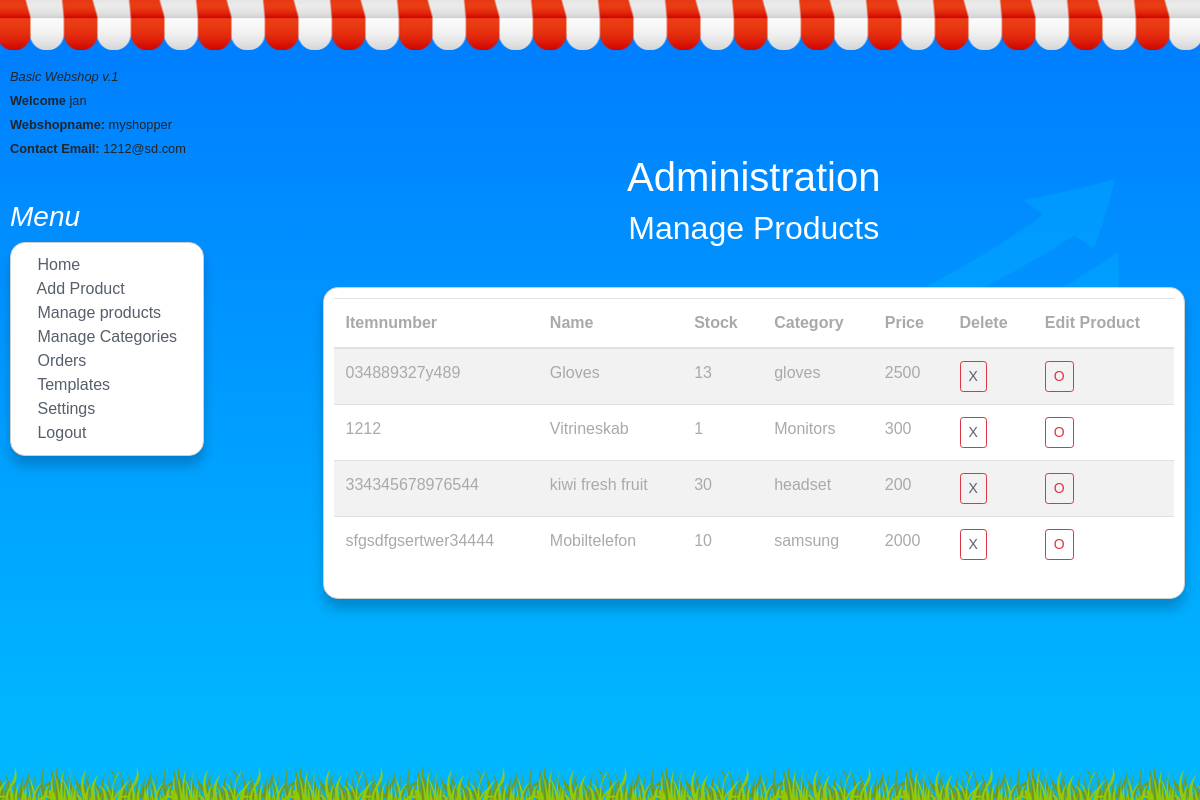
Screenshot of /admin/manage_products.php (signed in) with the database file from the repository.
### tables this page shows
CREATE TABLE IF NOT EXISTS `users` (
  `id` int NOT NULL AUTO_INCREMENT,
  `username` tinytext NOT NULL,
  `userpassword` tinytext NOT NULL,
  `companyname` tinytext,
  `address` tinytext,
  `zip` smallint DEFAULT NULL,
  `city` tinytext,
  `country` tinytext,
  `vat` tinytext,
  `phone` tinytext,
  `email` tinytext NOT NULL,
  `shopname` tinytext NOT NULL,
  `role` tinytext NOT NULL,
  `databasename` varchar(255) NOT NULL,
  `ga4status` tinyint(1) DEFAULT NULL,
  `ga4tracking` tinytext,
  `template` varchar(5000) DEFAULT NULL,
  PRIMARY KEY (`id`)
);

CREATE TABLE IF NOT EXISTS `products` (
  `id` int NOT NULL AUTO_INCREMENT,
  `productstatus` tinyint(1) NOT NULL,
  `productname` varchar(5000) NOT NULL,
  `productdescription` text NOT NULL,
  `pricesxvat` text NOT NULL,
  `costprice` text NOT NULL,
  `expenses` text NOT NULL,
  `item` longtext NOT NULL,
  `category` text NOT NULL,
  `deliverytime` tinytext NOT NULL,
  `howmanyinstock` longtext NOT NULL,
  `keeptrackofstock` tinytext NOT NULL,
  `allowpurchasewhenempty` tinytext NOT NULL,
  `weight` tinytext NOT NULL,
  `yournotes` varchar(5000) NOT NULL,
  PRIMARY KEY (`id`)
);

### admin/functions/admin_functions.php (called while the page is built, shortened)
<?php
    function get_userinfo($username,$pdo){
             $data=[
            'username' => $username
             ];
    $sql = "Select * FROM users WHERE username = :username";
    $stmt= $pdo->prepare($sql);
    $stmt->execute($data);
    $stmt = $stmt->fetch();
    return $stmt;
    }

### admin/manage_products.php (the view, shortened to what this page needs)
<?php
include_once '../bootstrap.php';
?>
<!doctype html>
<html lang="en">
<head>
    <link rel="stylesheet" href="https://stackpath.bootstrapcdn.com/bootstrap/4.1.3/css/bootstrap.min.css">
 <link rel="stylesheet" href="../css/mystyle.css">
</head>
<body>
<div class="container-fluid full_size divbottombg">
<div class="topbg"></div>
    <div class="row height">
        <div class="col-md-3 ">
            <?php include_once 'includes/menu.php' ?>
        </div>
        <div class="col-md-9 ">
            <div class="container-fluid image">
                <div class="row">
                    <div class="col-md-12 title">
                        <h1>Administration</h1>
                        <h2>Manage Products</h2>
                    </div>
                </div>
                <div class="row">
                <div class="col-md-12 custom-box">
                    <div class="boxinside">
                        <table class="table table-striped">
                        <thead>
                            <tr>
                            <th scope="col">Itemnumber</th>
                            <th scope="col">Name</th>
                            <th scope="col">Stock</th>
                            <th scope="col">Category</th>
                            <th scope="col">Price</th>
                            <th scope="col">Delete</th>
                            <th scope="col">Edit Product</th>
                            </tr>
                        </thead>
                        <tbody>
                        <?php
                                $stmt = $pdo->prepare("SELECT * FROM products");
                                $stmt->execute();
                                $product = $stmt->fetchALL();
                                foreach($product as $products) {
                                    echo" <tr>
                                    <td>".$products['item']."</td>
                                    <td>".$products['productname']."</td>
                                    <td>".$products['howmanyinstock']."</td>
                                    <td>".$products['category']."</td>
                                    <td>".$products['pricesxvat']."</td>
                                    <td><a href='includes/manage_products.inc.php?delete_product=".$products['id']."><button type='button' class='btn btn-outline-danger btn-sm'>X</button></a></td>
                                    <td><a href='edit_product.php?id=". $products['id'] . "'><button type='button' class='btn btn-outline-danger btn-sm'>O</button></a></td>
                                </tr>";
                                }
                                ?>
                            </tbody>
                            </table>
                    </div>
                </div>
                </div>
            </div>
        </div>
    </div>
</div>
</body>
</html>

### admin/includes/menu.php
<div>
        <div>
            <div class="webshopinfo">
            <small><em>Basic Webshop v.1</em></small>
            <?php
            $userinfo = get_userinfo($_SESSION['username'],$pdo);
            ?>
           <br><small><b>Welcome </b><?php echo $userinfo['username']; ?><br>
           <b>Webshopname: </b><?php echo $userinfo['shopname']; ?><br>
           <b>Contact Email: </b><?php echo $userinfo['email']; ?></small><p></p><br>
            </div>
            <h3 class="colortitle"><i>Menu</i></h3>
                <div class="boxmenu">
                    <a href="index.php">
                        <svg class="bi" width="12" height="12" fill="currentColor">
                        <use xlink:href="bootstrap-icons.svg#house-door"/>
                        </svg> Home</a><br>
                    <a class="custom-menu" href="add_product.php">
                        <svg class="bi" width="12" height="12" fill="currentColor">
                        <use xlink:href="bootstrap-icons.svg#box"/>
                        </svg> Add Product</a><br>
                        <a class="custom-menu" href="manage_products.php">
                    <svg class="bi" width="12" height="12" fill="currentColor">
                        <use xlink:href="bootstrap-icons.svg#pencil"/>
                        </svg> Manage products</a><br>
                        <a class="custom-menu" href="manage_categories.php">
                    <svg class="bi" width="12" height="12" fill="currentColor">
                        <use xlink:href="bootstrap-icons.svg#body-text"/>
                        </svg> Manage Categories</a><br>
                    <a class="custom-menu" href="orders.php">
                    <svg class="bi" width="12" height="12" fill="currentColor">
                        <use xlink:href="bootstrap-icons.svg#currency-dollar"/>
                        </svg> Orders</a><br>
                    <a class="custom-menu" href="templates.php">
                    <svg class="bi" width="12" height="12" fill="currentColor">
                        <use xlink:href="bootstrap-icons.svg#file-earmark-image"/>
                        </svg> Templates</a><br>
                    <a class="custom-menu" href="settings.php">
                    <svg class="bi" width="12" height="12" fill="currentColor">
                        <use xlink:href="bootstrap-icons.svg#gear"/>
                        </svg> Settings</a><br>
                    <a class="custom-menu" href="logout.php">
                    <svg class="bi" width="12" height="12" fill="currentColor">
                    <use xlink:href="bootstrap-icons.svg#box-arrow-right"/> </svg> Logout</a>
                </div>
        </div>
</div>

### css/mystyle.css (style rules this page uses)
html, body, .full_size { height: 100%; margin: 0px; padding: 0px; font-family: "Trebuchet MS", sans-serif, "Gill Sans", "Gill Sans MT", "Calibri"; }
a:link { color: #565f6b; text-decoration: none; }
body { padding: 0px; height: 100%; max-height: 100%; width: 100%; height: 100%; margin: 0%; position: absolute; left: 0px; top: 0px; z-index: 0; background-size: cover; background-repeat: no-repeat; background: rgb(0, 183, 255); background: -moz-linear-gradient( 0deg, rgba(0, 183, 255, 1) 8%, rgba(0, 123, 255, 1) 100% ); background: -webkit-linear-gradient( 0deg, rgba(0, 183, 255, 1) 8%, rgba(0, 123, 255, 1) 100% ); background: linear-gradient( 0deg, rgba(0, 183, 255, 1) 8%, rgba(0, 123, 255, 1) 100% ); filter: progid:DXImageTransform.Microsoft.gradient(startColorstr="#00b7ff",endColorstr="#007bff",GradientType=1); background-size: 300px; }
.webshopinfo { padding-left: 10px;; }
.topbg { margin: 0px; padding: 0px; background-image: url("../img/top.png"); background-repeat: repeat-x; background-position: top; height: 4rem; }
.divbottombg { background-image: url("../img/grass.png"); background-repeat: repeat-x; background-position: bottom; }
.boxmenu { background-color: white; border-width: 1px; border-color: rgb(206, 206, 206); border-style: solid; border-radius: 15px; box-shadow: 0 10px 12px 0 rgba(0, 0, 0, 0.2); padding-bottom: 10px; padding-left: 10px; padding-top: 10px; margin-bottom: 20px; margin-left:10px; min-height: 200px; max-width: 70%; color: darkgray; }
.boxinside { background-color: white; min-height: 100px; display: flex; justify-content: center; align-items: center; border-width: 1px; border-color: rgb(206, 206, 206); border-style: solid; border-radius: 15px; box-shadow: 0 10px 12px 0 rgba(0, 0, 0, 0.2); padding: 10px; margin-bottom: 20px; color: darkgray; }
.title { text-align: center; color: white; margin-top: 89px; margin-bottom: 2rem; }
.colortitle { color: white; padding-left: 10px; }

### rows the page displays
users: username "jan", shopname "myshopper", email "1212@sd.com"
products: item "034889327y489", productname "Gloves", howmanyinstock "13", category "gloves", pricesxvat "2500"
products: item "1212", productname "Vitrineskab", howmanyinstock "1", category "Monitors", pricesxvat "300"
products: item "334345678976544", productname "kiwi fresh fruit", howmanyinstock "30", category "headset", pricesxvat "200"
products: item "sfgsdfgsertwer34444", productname "Mobiltelefon", howmanyinstock "10", category "samsung", pricesxvat "2000"
